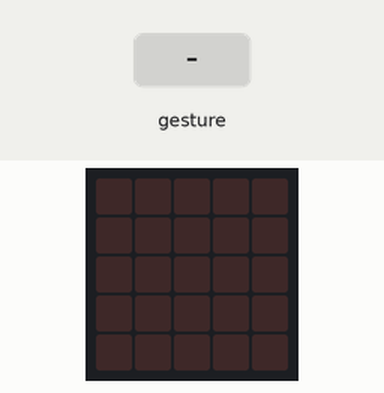
The program below on a simulated BBC micro:bit (MakeCode). Parts: the board's 5×5 LED display. The test bench sets the inputs (shaded band). Random numbers come from a fixed seed; a tilt is held for 1.5 s and a shake lasts 1 s, then the board lies face up again.

Above: at 1.2 s.
1.3 s: gesture 'shake'
At 2.2 s:
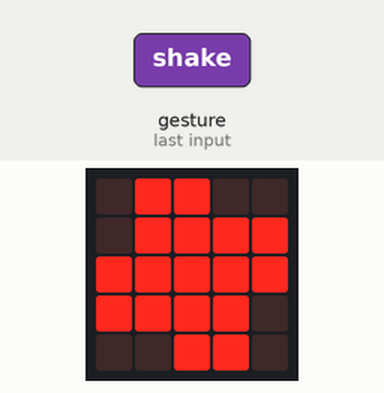
3.0 s: gesture 'shake'
At 3.5 s:
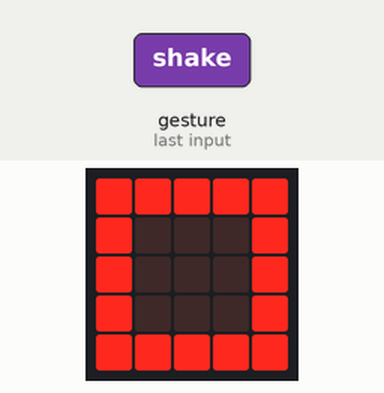
Timing chart, 0 to 6.0 s (numbered marks = the images above; inputs shaded):
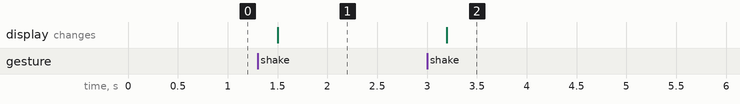

Measured:
- after the input at 1.3 s, the display: changes after 0.20 s (image 1)
- after the input at 3.0 s, the display: changes after 0.20 s (image 2)

The program:

main.ts
```typescript
let SSP123 = 0
input.onGesture(Gesture.Shake, function () {
    SSP123 = randint(1, 3)
    if (SSP123 == 1) {
        basic.showLeds(`
            . # # . .
            . # # # #
            # # # # #
            # # # # .
            . . # # .
            `)
    } else if (SSP123 == 2) {
        basic.showLeds(`
            # # . . #
            # # . # .
            . . # . .
            # # . # .
            # # . . #
            `)
    } else {
        basic.showLeds(`
            # # # # #
            # . . . #
            # . . . #
            # . . . #
            # # # # #
            `)
    }
})
```

test.ts
```typescript
// testene settes inn her; disse vil ikke kompilert så lenge denne pakken blir brukt som en utvidelse.
```
